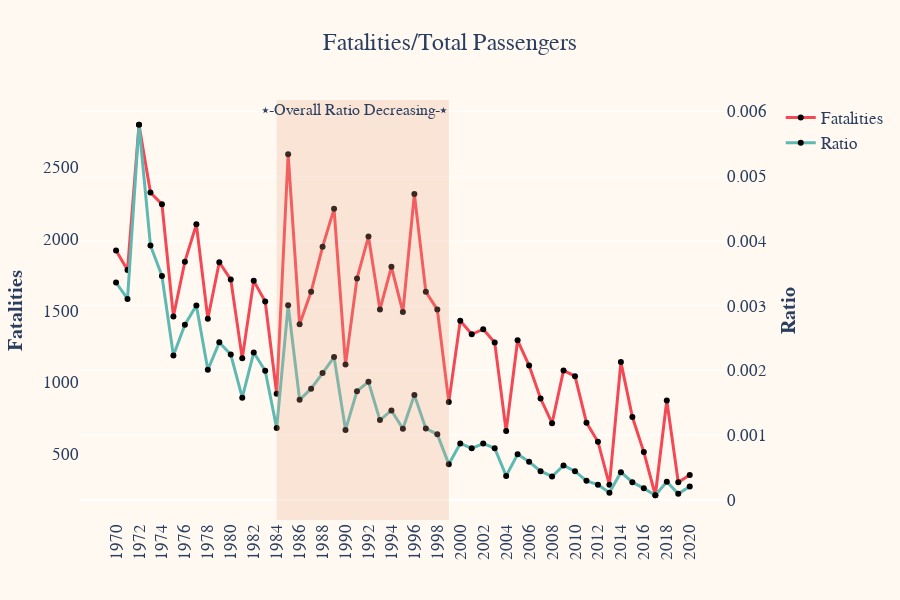

Notebook code for this chart:
### Code cell
rfig = make_subplots(specs=[[{"secondary_y": True}]])

# Add traces
rfig.add_trace(
    go.Scatter(x=totals['Date'], y=totals['Total_Fatalities'], name="Fatalities", line=dict(width=3, color='#F44855')),
    secondary_y=False
)

rfig.add_trace(
    go.Scatter(x=totals['Date'], y=totals['Ratio'], name="Ratio", line=dict(width=3, color='#5FB9B3')),
    secondary_y=True,
)

# Set y-axes titles
rfig.update_yaxes(title_text="<b>Fatalities</b>", secondary_y=False)
rfig.update_yaxes(title_text="<b>Ratio</b>", secondary_y=True)

rfig.update_traces(mode='lines+markers', marker=dict( color='black'))

rfig.update_layout(
    xaxis_showgrid=False, 
    yaxis_showgrid=False,
    title = 'Fatalities/Total Passengers ',
    title_x=0.5,  
    plot_bgcolor='#FFF9F1', 
    paper_bgcolor='#FFF9F1',
    font_family = 'Din Condensed',
    font_size = 17,
    height=600,
    xaxis=dict(
        tickangle=-90
    )
    )
 
rfig.add_vrect(x0=14, x1=29, 
              annotation_text="⭑-Overall Ratio Decreasing-⭑", annotation_position="top right",
              annotation=dict(font_size=16, font_family="Din Condensed"),
              fillcolor="#eba283", opacity=0.25, line_width=0)
rfig.show()

### Figure 1 — Plotly figure (JSON) as saved in the notebook; plotly's stock layout.template omitted (floating-point values rounded to 4 significant figures)
{"data": [{"line": {"color": "#F44855", "width": 3}, "marker": {"color": "black"}, "mode": "lines+markers", "name": "Fatalities", "type": "scatter", "x": ["1970", "1971", "1972", "1973", "1974", "1975", "1976", "1977", "1978", "1979", "1980", "1981", "1982", "1983", "1984", "1985", "1986", "1987", "1988", "1989", "1990", "1991", "1992", "1993", "1994", "1995", "1996", "1997", "1998", "1999", "2000", "2001", "2002", "2003", "2004", "2005", "2006", "2007", "2008", "2009", "2010", "2011", "2012", "2013", "2014", "2015", "2016", "2017", "2018", "2019", "2020"], "xaxis": "x", "y": [1920, 1784, 2796, 2323, 2242, 1460, 1842, 2102, 1444, 1838, 1717, 1168, 1708, 1564, 921, 2590, 1405, 1632, 1945, 2210, 1125, 1725, 2017, 1508, 1806, 1491, 2314, 1632, 1508, 863, 1430, 1336, 1371, 1279, 662, 1294, 1118, 888, 716, 1083, 1044, 720, 587, 287, 1142, 759, 515, 214, 874, 305, 355], "yaxis": "y"}, {"line": {"color": "#5FB9B3", "width": 3}, "marker": {"color": "black"}, "mode": "lines+markers", "name": "Ratio", "type": "scatter", "x": ["1970", "1971", "1972", "1973", "1974", "1975", "1976", "1977", "1978", "1979", "1980", "1981", "1982", "1983", "1984", "1985", "1986", "1987", "1988", "1989", "1990", "1991", "1992", "1993", "1994", "1995", "1996", "1997", "1998", "1999", "2000", "2001", "2002", "2003", "2004", "2005", "2006", "2007", "2008", "2009", "2010", "2011", "2012", "2013", "2014", "2015", "2016", "2017", "2018", "2019", "2020"], "xaxis": "x", "y": [0.003358, 0.003104, 0.005795, 0.003931, 0.003459, 0.002229, 0.002706, 0.003004, 0.002009, 0.002433, 0.002246, 0.001578, 0.002276, 0.001994, 0.001109, 0.003006, 0.001545, 0.001718, 0.00196, 0.002206, 0.001081, 0.00168, 0.001825, 0.001233, 0.001382, 0.001098, 0.001622, 0.001104, 0.001013, 0.0005519, 0.0008712, 0.0007962, 0.000871, 0.0007982, 0.0003703, 0.0007054, 0.0005884, 0.0004425, 0.0003618, 0.0005323, 0.0004433, 0.0002938, 0.0002354, 0.0001116, 0.0004282, 0.0002741, 0.0001782, 7.157e-05, 0.000281, 9.291e-05, 0.0002057], "yaxis": "y2"}], "layout": {"annotations": [{"font": {"family": "Din Condensed", "size": 16}, "showarrow": false, "text": "⭑-Overall Ratio Decreasing-⭑", "x": 29, "xanchor": "right", "xref": "x", "y": 1, "yanchor": "top", "yref": "y domain"}], "font": {"family": "Din Condensed", "size": 17}, "height": 600, "paper_bgcolor": "#FFF9F1", "plot_bgcolor": "#FFF9F1", "shapes": [{"fillcolor": "#eba283", "line": {"width": 0}, "opacity": 0.25, "type": "rect", "x0": 14, "x1": 29, "xref": "x", "y0": 0, "y1": 1, "yref": "y domain"}], "title": {"text": "Fatalities/Total Passengers ", "x": 0.5}, "xaxis": {"anchor": "y", "domain": [0, 0.94], "showgrid": false, "tickangle": -90}, "yaxis": {"anchor": "x", "domain": [0, 1], "showgrid": false, "title": {"text": "<b>Fatalities</b>"}}, "yaxis2": {"anchor": "x", "overlaying": "y", "side": "right", "title": {"text": "<b>Ratio</b>"}}}}
